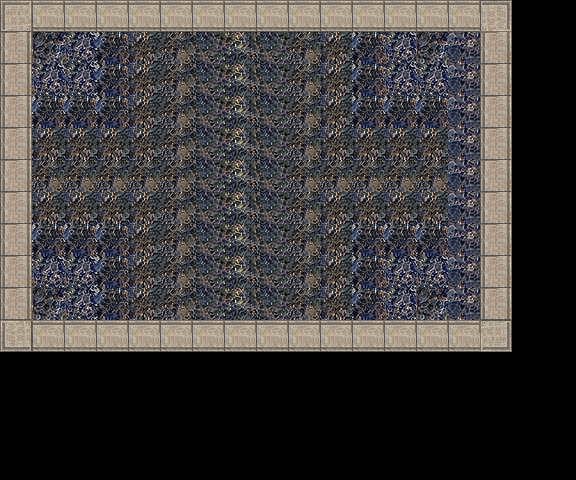

This is a level from a 2D game, rendered from its Tiled map with the project's own tilesets. A one-line summary and the map file follow, with tile-layer data summarised:
An orthogonal 18x15 tile map with 32x32 px tiles, 2 tile layers (background, walls), 17 tilesets and 9 objects (6x torch, torch_walker, room, map_link).

<map version="1.0" orientation="orthogonal" width="18" height="15" tilewidth="32" tileheight="32">
 <tileset firstgid="1" name="dirt" tilewidth="32" tileheight="32">
  <image source="../textures/cobblestone.png" width="32" height="32" />
  <terraintypes>
   <terrain name="New Terrain" tile="-1" />
  </terraintypes>
 </tileset>
 <tileset firstgid="2" source="block.tsx" />
 <tileset firstgid="3" name="wall" tilewidth="32" tileheight="32">
  <image source="../textures/brick.png" width="32" height="32" />
 </tileset>
 <tileset firstgid="4" name="stone_wall_horizontal" tilewidth="32" tileheight="32">
  <image source="../textures/stone_wall_horizontal.png" width="32" height="32" />
 </tileset>
 <tileset firstgid="5" name="stone_wall_vertical" tilewidth="32" tileheight="32">
  <image source="../textures/stone_wall_vertical.png" width="32" height="32" />
 </tileset>
 <tileset firstgid="6" name="stone_wall_ll" tilewidth="32" tileheight="32">
  <image source="../textures/stone_wall_ll_corner.png" width="32" height="32" />
 </tileset>
 <tileset firstgid="7" name="stone_wall_lr" tilewidth="32" tileheight="32">
  <image source="../textures/stone_wall_lr_corner.png" width="32" height="32" />
 </tileset>
 <tileset firstgid="8" name="stone_wall_ul" tilewidth="32" tileheight="32">
  <image source="../textures/stone_wall_ul_corner.png" width="32" height="32" />
 </tileset>
 <tileset firstgid="9" name="stone_wall_ur" tilewidth="32" tileheight="32">
  <image source="../textures/stone_wall_ur_corner.png" width="32" height="32" />
 </tileset>
 <tileset firstgid="10" name="dark_indigo_cobblestone" tilewidth="32" tileheight="32">
  <image source="../textures/dark_indigo_cobblestone.png" width="32" height="32" />
 </tileset>
 <tileset firstgid="11" name="dark_indigo_2" tilewidth="32" tileheight="32">
  <image source="../textures/dark_indigo_cobblestone2.png" width="32" height="32" />
 </tileset>
 <tileset firstgid="12" name="dark_indigo_3" tilewidth="32" tileheight="32">
  <image source="../textures/dark_indigo_cobblestone3.png" width="32" height="32" />
 </tileset>
 <tileset firstgid="13" name="red_cobblestone" tilewidth="32" tileheight="32">
  <image source="../textures/red_cobblestone.png" width="32" height="32" />
 </tileset>
 <tileset firstgid="14" name="yellow_cobblestone" tilewidth="32" tileheight="32">
  <image source="../textures/yellow_cobblestone.png" width="32" height="32" />
 </tileset>
 <tileset firstgid="15" name="blue_cobblestone" tilewidth="32" tileheight="32">
  <image source="../textures/blue_cobblestone.png" width="32" height="32" />
 </tileset>
 <tileset firstgid="16" name="green_cobblestone" tilewidth="32" tileheight="32">
  <image source="../textures/green_cobblestone.png" width="32" height="32" />
 </tileset>
 <tileset firstgid="17" name="cave" tilewidth="32" tileheight="32">
  <image source="../textures/cave_texture_512.png" width="512" height="512" />
 </tileset>
 <layer name="background" width="18" height="15">
  <data>[270 cells, 126 non-empty, 8 distinct tile ids]</data>
 </layer>
 <layer name="walls" width="18" height="15">
  <data>[270 cells, 50 non-empty, 6 distinct tile ids]</data>
 </layer>
 <objectgroup name="enemy" width="18" height="15">
  <object name="torch_walker" type="torch_walker" x="416" y="64" width="32" height="32" />
 </objectgroup>
 <objectgroup name="environment" width="18" height="15">
  <object name="torch1" type="torch" x="96" y="96" width="32" height="32" />
  <object name="torch2" type="torch" x="192" y="96" width="32" height="32" />
  <object name="torch3" type="torch" x="288" y="96" width="32" height="32" />
  <object name="torch4" type="torch" x="96" y="192" width="32" height="32" />
  <object name="torch5" type="torch" x="192" y="192" width="32" height="32" />
  <object name="torch6" type="torch" x="288" y="192" width="32" height="32" />
 </objectgroup>
 <objectgroup name="rooms" width="18" height="15">
  <object name="main" type="room" x="0" y="0" width="512" height="352" />
 </objectgroup>
 <objectgroup name="map_links" width="18" height="15">
  <properties>
   <property name="entrance_dir" value="right" />
  </properties>
  <object name="entrance" type="map_link" x="64" y="288" width="32" height="32">
   <properties>
    <property name="entrance_dir" value="up" />
   </properties>
  </object>
 </objectgroup>
</map>
